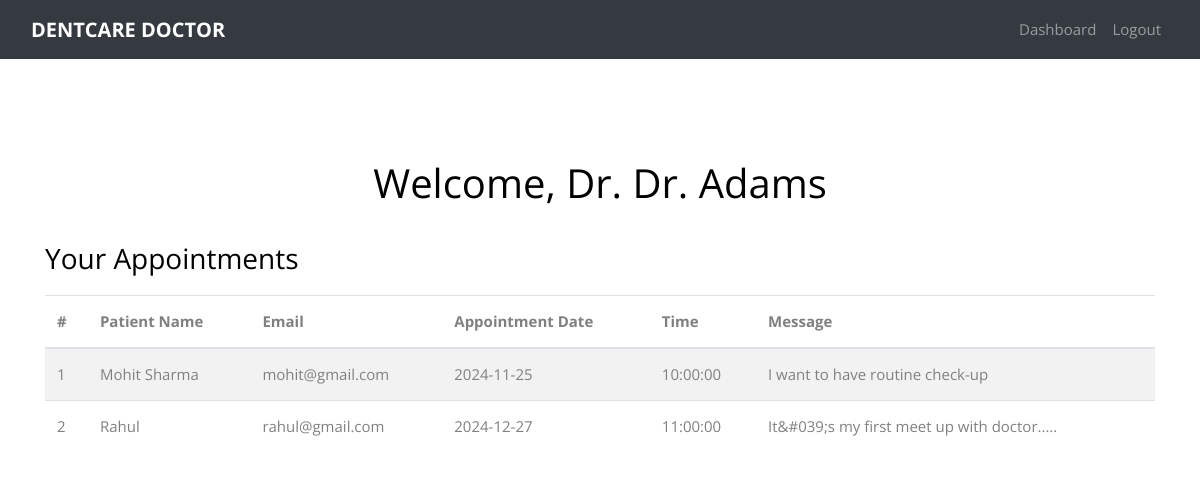
Page /doctor_dashboard.php (signed in) on the committed database.
### tables this page shows
CREATE TABLE `appointments` (
  `id` int(11) NOT NULL,
  `full_name` varchar(255) NOT NULL,
  `email` varchar(255) NOT NULL,
  `phone` varchar(15) NOT NULL,
  `doctor` varchar(255) NOT NULL,
  `appointment_date` date NOT NULL,
  `appointment_time` time NOT NULL,
  `message` text NOT NULL,
  `created_at` timestamp NOT NULL DEFAULT current_timestamp(),
  `doctor_id` int(11) NOT NULL
);

### doctor_dashboard.php (the view, shortened to what this page needs)
<?php
require('Assets/connection.php');
require('Assets/head.php');
$doctor_id = $_SESSION['doctor_id'];
$doctor_name = $_SESSION['doctor_name'];
$query = "SELECT id, appointment_date, appointment_time, message,
                 full_name AS patient_name, email AS patient_email
          FROM appointments
          WHERE doctor_id = ?";
$stmt = $conn->prepare($query);
$stmt->bind_param("i", $doctor_id);
$stmt->execute();
$result = $stmt->get_result();
?>
<?php include('doctor_navbar.php'); ?>
<section class="ftco-section">
    <div class="container mt-5">
        <h1 class="text-center">Welcome, Dr. <?php echo htmlspecialchars($doctor_name); ?></h1>
        <h3 class="mt-4">Your Appointments</h3>
        <table class="table table-striped table-hover mt-3">
            <thead>
                <tr>
                    <th>#</th>
                    <th>Patient Name</th>
                    <th>Email</th>
                    <th>Appointment Date</th>
                    <th>Time</th>
                    <th>Message</th>
                </tr>
            </thead>
            <tbody>
                <?php if ($result->num_rows > 0): ?>
                    <?php while ($row = $result->fetch_assoc()): ?>
                        <tr>
                            <td><?php echo htmlspecialchars($row['id']); ?></td>
                            <td><?php echo htmlspecialchars($row['patient_name']); ?></td>
                            <td><?php echo htmlspecialchars($row['patient_email']); ?></td>
                            <td><?php echo htmlspecialchars($row['appointment_date']); ?></td>
                            <td><?php echo htmlspecialchars($row['appointment_time']); ?></td>
                            <td><?php echo htmlspecialchars($row['message']); ?></td>
                        </tr>
                    <?php endwhile; ?>
                <?php else: ?>
                    <tr>
                        <td colspan="6" class="text-center">No appointments found</td>
                    </tr>
                <?php endif; ?>
            </tbody>
        </table>
    </div>
</section>
<?php require('Assets/footer.php'); ?>

### rows in the picture
appointments: id "1", full_name "Mohit Sharma", email "mohit@gmail.com", appointment_date "2024-11-25", appointment_time "10:00:00", message "I want to have routine check-up"
appointments: id "2", full_name "Rahul", email "rahul@gmail.com", appointment_date "2024-12-27", appointment_time "11:00:00", message "It&#039;s my first meet up with doctor....."

### other values in the picture
$doctor_name "Dr. Adams"
